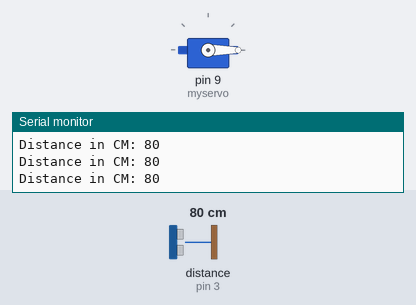
Bench run of a sketch on a simulated Arduino Uno, built with avr-gcc and run on an emulated ATmega328P. Parts: servo, the last lines printed to the serial monitor. The test bench sets the inputs (shaded band); at power-on: distance to the obstacle (sensor on pin 3) 80 cm.

Above: at 1.2 s.
1.3 s: distance to the obstacle (sensor on pin 3) set to 32 cm
2.8 s: distance to the obstacle (sensor on pin 3) set to 27 cm
At 3.6 s:
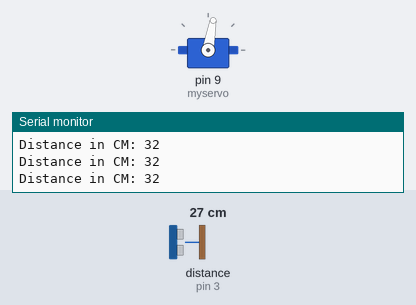
Timing chart, 0 to 8.4 s (numbered marks = the images above; inputs shaded):
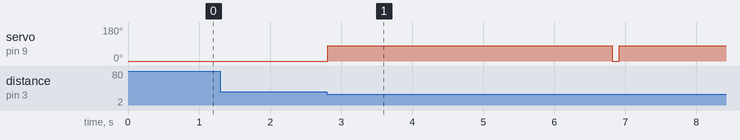

The sketch:

test.ino
```cpp
#include <Ultrasonic.h>
#include <Servo.h>

Servo myservo;
Ultrasonic ultrasonic(2, 3);
int distance;

void setup() {
  myservo.attach(9);  // attaches the servo on pin 9 to the servo object
  Serial.begin(9600);
  myservo.write(0);
}

void loop() {
  // Pass INC as a parameter to get the distance in inches
  distance = ultrasonic.read();
  if (distance <= 30){            // 30 es la distancia de su preferencia para detectar los objetos o personas acercandose a la caneca
    myservo.write(80);
    delay(4000);
    myservo.write(0);
  }
  Serial.print("Distance in CM: ");
  Serial.println(distance);
  delay(100);
}
```

Measured:
- the behaviour switches between 31 and 30 cm on distance to the obstacle (sensor on pin 3) (found by bisection; images 0 and 1)
- after the input at 2.8 s, servo on pin 9 (myservo): 0° → 80° at once, → 0° 4.0 s later, → 80° 0.10 s later
